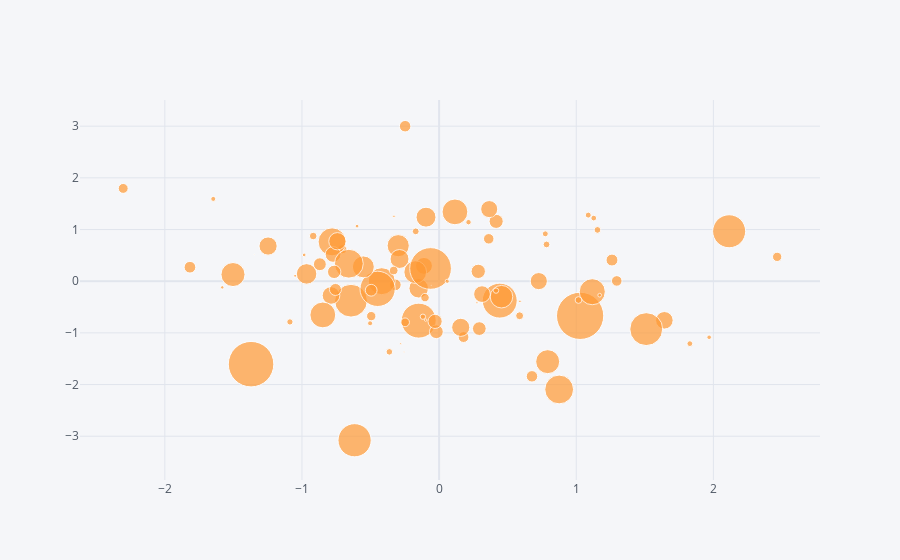

The cell this chart's notebook holds for it:
### Markdown cell above
## Scatterplot

### Code cell
df.iplot(kind='scatter', x='A', y='B', mode='markers', size=df['E']*20)
